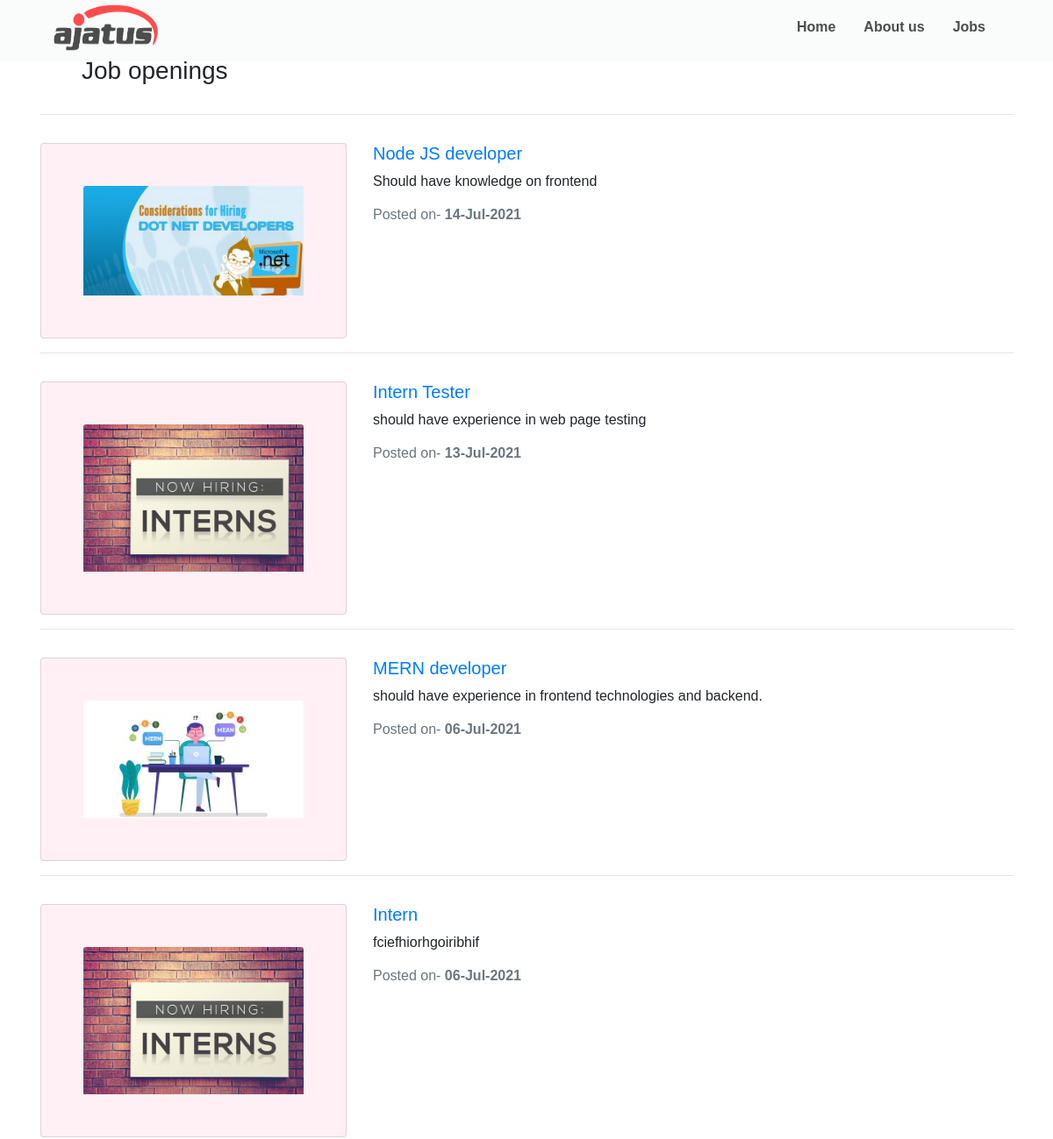
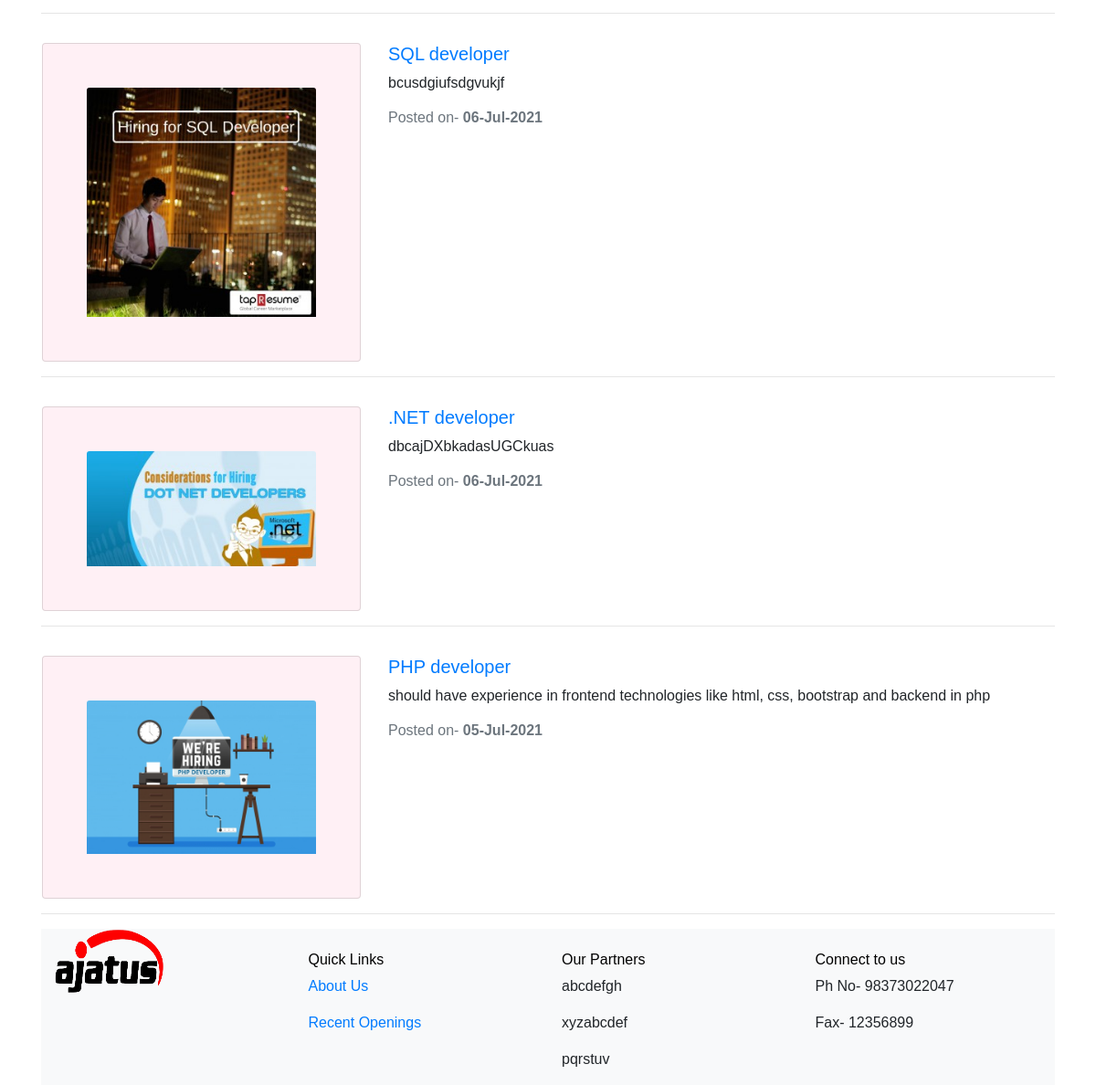
Screenshot of /index.php/jobpage with the database file from the repository (2 pictures, top to bottom).
### tables this page shows
CREATE TABLE `job` (
  `id` int(11) NOT NULL,
  `title` varchar(50) NOT NULL,
  `description` text NOT NULL,
  `excerpt` varchar(200) NOT NULL,
  `min_exp` int(11) NOT NULL DEFAULT 0,
  `openings` int(11) NOT NULL,
  `image` varchar(100) NOT NULL,
  `benifits` text NOT NULL,
  `status` int(1) NOT NULL DEFAULT 1,
  `created` datetime DEFAULT NULL
);

### application/controllers/Jobpage.php (called while the page is built, shortened)
<?php
class Jobpage extends CI_controller{
    public function index(){
        $this->load->model('Jobs_model');
        $val=$this->Jobs_model->getjobs();
        $data=[];
        $data['arr']=$val;
        $this->load->view('UI/jobpage', $data);
    }
}
?>

### index.php (called while the page is built, shortened)
<?php
require_once BASEPATH.'core/CodeIgniter.php';

### application/models/Jobs_model.php (called while the page is built, shortened)
<?php
class Jobs_model extends CI_model{
    function getjobs($params=[]){
        $this->db->order_by('id', 'DESC');
        $result= $this->db->get('job')->result_array();
        return $result;
    }
}
?>

### application/views/UI/jobpage.php (the view)
<?php
$this->load->view('UI/headerui');
?>
<div class="container">
<div class="mt-5">
<h3 class="py-3 pl-2 pl-sm-5">Job openings</h3><hr/>
<div>
<?php
if(!empty($arr)){
    foreach($arr as $arr){
?>
<div class="row pt-3">
<div class= "col-12 col-sm-4 pl-2 pl-sm-3">
<div class="card p-5 bg-pink">
<?php
if(!empty($arr['image'])){
?>
<img src="<?= base_url().'Assets/Uploads/Jobs/Thumb/'.$arr['image'];?>" class="card-img-top" alt="job openings">
<?php }
?>
</div>
</div>
<div class="col-12 col-sm-8">
<h5><a href="<?= base_url().'index.php/Jobpage/job_detail/'.$arr['id']?>"><?= $arr['title']?></a></h5>
<p><?= ($arr['excerpt'])?></p>
<h6 class="text-muted">Posted on- <strong><?= date('d-M-Y', strtotime($arr['created']));?></strong></h6>
</div>
</div><hr/>
<?php
    }
}
?>
</div>
<?php
$this->load->view('UI/footerui');
?>

### application/views/UI/headerui.php (shortened to what this page needs)
<!doctype html>
<html lang="en">
  <head>
    <link rel="stylesheet" type="stylesheet/css" href="<?= base_url().'Assets/UI_assets/css/style.css';?>" >
    <link rel="stylesheet" href="<?= base_url().'Assets/UI_assets/css/bootstrap.min.css';?>" >
  </head>
  <body>
    <header class="bg-light fixed-top" style="opacity:0.7">
    <div class="container">
      <nav class="navbar navbar-expand-lg navbar-light py-0 ">
        <a class="navbar-brand" href="#">
        <img src="<?= base_url().'Assets/UI_assets/images/Ajatus_logo-1.png';?>" width="120" height="60" class="d-inline-block align-top" alt="">
        </a>
        <div class="collapse navbar-collapse justify-content-end" id="navbarNav">
          <ul class="navbar-nav ml-auto">
            <li class="nav-item active">
              <a class="nav-link mx-2" href="<?= base_url().'index.php/Home/index';?>"><h6 class="menu">Home</h6></a>
            </li>
            <li class="nav-item">
              <a class="nav-link mx-2" href="<?= base_url().'#about';?>"><h6 class="menu">About us</h6></a>
            </li>
            <li class="nav-item">
              <a class="nav-link mx-2" href="<?= base_url().'index.php/Jobpage/index';?>"><h6 class="menu">Jobs</h6></a>
            </li>
          </ul>
        </div>
      </nav>
    </div>
    </header>

### application/views/UI/footerui.php
<footer class="bg-light">
      <div class="container">
        <div class="row">
          <div class="col-3">
          <img src="<?= base_url().'Assets/UI_assets/images/Ajatus_logo-1.png';?>" width="120" height="80" class="d-inline-block align-top" alt="">
          </div>
          <div class="col-3 mt-4">
            <h6>Quick Links</h6>
            <p><a href="<?= base_url().'#about';?>">About Us</a></p>
            <p><a href="<?= base_url().'#blogs';?>">Recent Openings</a></p>
          </div>
          <div class="col-3 mt-4">
            <h6>Our Partners</h6>
            <p>abcdefgh</p><p>xyzabcdef</p><p>pqrstuv</p>
          </div>
          <div class="col-3 mt-4">
            <h6>Connect to us</h6>
            <p>Ph No- 98373022047</p>
            <p>Fax- 12356899 </p>
          </div>
        </div>
      </div>
    </footer>

### application/views/UI/headerui.php (style rules this page uses)
* { font-family: sans-serif; }
h6 { color:black!important; }
html, body { overflow-x:hidden; }
.bg-pink { background-color: #fff0f5; }
.menu { font-weight: 700; }

### rows the page displays
job: image (picture), title "Node JS developer", excerpt "Should have knowledge on frontend", created "14-Jul-2021"
job: image (picture), title "Intern Tester", excerpt "should have experience in web page testing", created "13-Jul-2021"
job: image (picture), title "MERN developer", excerpt "should have experience in frontend technologies and backend.", created "06-Jul-2021"
job: image (picture), title "Intern", excerpt "fciefhiorhgoiribhif", created "06-Jul-2021"
job: image (picture), title "SQL developer", excerpt "bcusdgiufsdgvukjf", created "06-Jul-2021"
job: image (picture), title ".NET developer", excerpt "dbcajDXbkadasUGCkuas", created "06-Jul-2021"
job: image (picture), title "PHP developer", excerpt "should have experience in frontend technologies like html, css, bootstrap and backend in php", created "05-Jul-2021"
